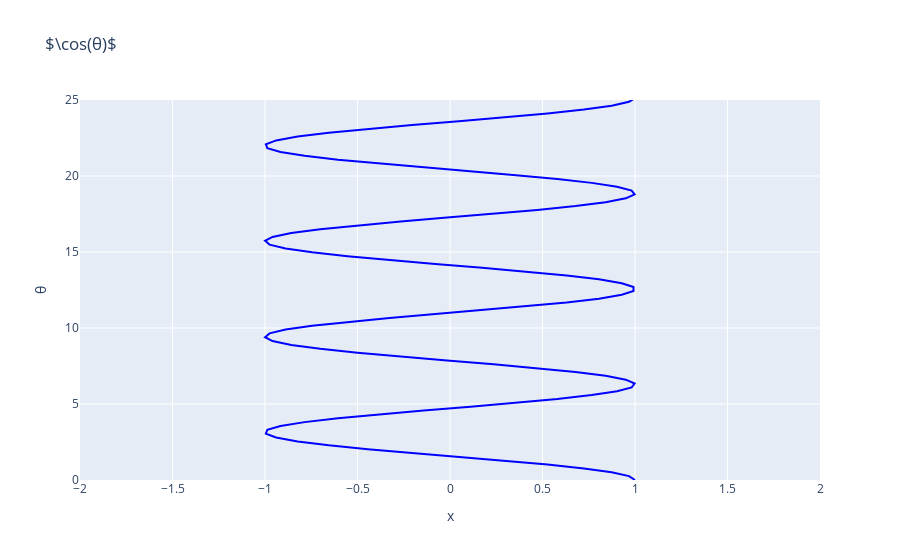

The notebook cell this image was saved under:
### Markdown cell above
## Las extrañas funciones trigonométricas.

La verdad siempre me han parecido bien raras las funciones trigonométricas ¿quién en su sano juicio osó inventarlas? Total que me limitaré a presentar brevemenete a un par de ellas : *seno* y *coseno*, o de forma fifí $\sin(\theta)$ y $\cos(\theta)$. ¿Cómo se comen o qué?. Lo interesante por ahora de ellas es que tienen forma de ondas, su gráfica sube y baja, como valles y crestas en un paisaje Escocés. Pero en este caso, a ellas no las vamos a gráficar en un plano $xy$, ellas al ser fifís, viven en otro espacio, con un eje que es determinado por un *parámetro* no espacial que por ahora llamaremos *theta=$\theta$* y con un eje espacial.

### Code cell
import plotly.graph_objects as go

import numpy as np

# Generate curve data
t = np.linspace(0, 8*np.pi, 100)
x = np.cos(t)

fig = go.Figure(
    data=go.Scatter(x=x, y=t,
                     mode="lines",
                     line=dict(width=2, color="blue")),
    layout=go.Layout(
        xaxis=dict(range=[-2, 2], autorange=False, zeroline=False, title='x'),
        yaxis=dict(range=[0, 25], autorange=False, zeroline=False, title="θ"),
        title_text="$\cos(θ)$", hovermode="closest")

)

fig.show()

### Figure 1 — Plotly figure (JSON) as saved in the notebook; plotly's stock layout.template omitted (floating-point values rounded to 4 significant figures)
{"data": [{"line": {"color": "blue", "width": 2}, "mode": "lines", "type": "scatter", "x": [1, 0.9679, 0.8738, 0.7237, 0.5272, 0.2969, 0.04758, -0.2048, -0.4441, -0.6549, -0.8237, -0.9397, -0.9955, -0.9874, -0.9161, -0.7861, -0.6056, -0.3863, -0.1423, 0.1108, 0.3569, 0.5801, 0.766, 0.9029, 0.9819, 0.998, 0.9501, 0.8413, 0.6785, 0.4723, 0.2358, -0.01587, -0.2665, -0.5, -0.7015, -0.858, -0.9595, -0.9995, -0.9754, -0.8888, -0.7453, -0.5539, -0.3271, -0.07925, 0.1736, 0.4154, 0.6306, 0.8053, 0.9284, 0.992, 0.992, 0.9284, 0.8053, 0.6306, 0.4154, 0.1736, -0.07925, -0.3271, -0.5539, -0.7453, -0.8888, -0.9754, -0.9995, -0.9595, -0.858, -0.7015, -0.5, -0.2665, -0.01587, 0.2358, 0.4723, 0.6785, 0.8413, 0.9501, 0.998, 0.9819, 0.9029, 0.766, 0.5801, 0.3569, 0.1108, -0.1423, -0.3863, -0.6056, -0.7861, -0.9161, -0.9874, -0.9955, -0.9397, -0.8237, -0.6549, -0.4441, -0.2048, 0.04758, 0.2969, 0.5272, 0.7237, 0.8738, 0.9679, 1], "y": [0, 0.2539, 0.5077, 0.7616, 1.015, 1.269, 1.523, 1.777, 2.031, 2.285, 2.539, 2.793, 3.046, 3.3, 3.554, 3.808, 4.062, 4.316, 4.57, 4.823, 5.077, 5.331, 5.585, 5.839, 6.093, 6.347, 6.601, 6.854, 7.108, 7.362, 7.616, 7.87, 8.124, 8.378, 8.631, 8.885, 9.139, 9.393, 9.647, 9.901, 10.15, 10.41, 10.66, 10.92, 11.17, 11.42, 11.68, 11.93, 12.19, 12.44, 12.69, 12.95, 13.2, 13.45, 13.71, 13.96, 14.22, 14.47, 14.72, 14.98, 15.23, 15.49, 15.74, 15.99, 16.25, 16.5, 16.76, 17.01, 17.26, 17.52, 17.77, 18.02, 18.28, 18.53, 18.79, 19.04, 19.29, 19.55, 19.8, 20.06, 20.31, 20.56, 20.82, 21.07, 21.32, 21.58, 21.83, 22.09, 22.34, 22.59, 22.85, 23.1, 23.36, 23.61, 23.86, 24.12, 24.37, 24.63, 24.88, 25.13]}], "layout": {"autosize": true, "hovermode": "closest", "title": {"text": "$\\cos(θ)$"}, "xaxis": {"autorange": false, "range": [-2, 2], "title": {"text": "x"}, "type": "linear", "zeroline": false}, "yaxis": {"autorange": false, "range": [0, 25], "title": {"text": "θ"}, "type": "linear", "zeroline": false}}}
